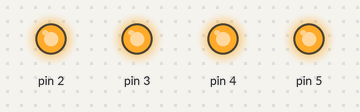
The sketch below on a simulated Arduino Uno, built with avr-gcc and run on an emulated ATmega328P. Shown: output pins drawn as LEDs (lit = HIGH).

Above: at 1.5 s.
At 4.5 s:
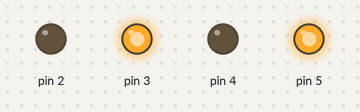
At 7.5 s:
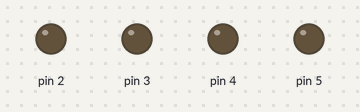
Timing chart, 0 to 11.7 s (numbered marks = the images above):
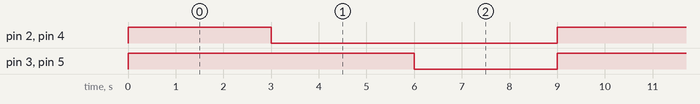

The sketch:

LED_control_code.ino
```cpp
// C++ code
//
void setup()
{
  pinMode(2, OUTPUT);
  pinMode(3, OUTPUT);
  pinMode(4, OUTPUT);
  pinMode(5, OUTPUT);
}

void loop()
{
  digitalWrite(2, HIGH);
  digitalWrite(3, HIGH);
  digitalWrite(4, HIGH);
  digitalWrite(5, HIGH);
  delay(3000); // Wait for 3000 millisecond(s)
  digitalWrite(2, LOW);
  digitalWrite(4, LOW);
  delay(3000); // Wait for 3000 millisecond(s)
  digitalWrite(5, LOW);
  digitalWrite(3, LOW);
  delay(3000); // Wait for 3000 millisecond(s)
}
```

Measured:
- by itself, pin 2, pin 4: alternates HIGH for 3.0 s and LOW for 6.0 s
- by itself, pin 3, pin 5: alternates HIGH for 6.0 s and LOW for 3.0 s
- by itself, everything shown: repeats every 9.0 s, in 3 steps
